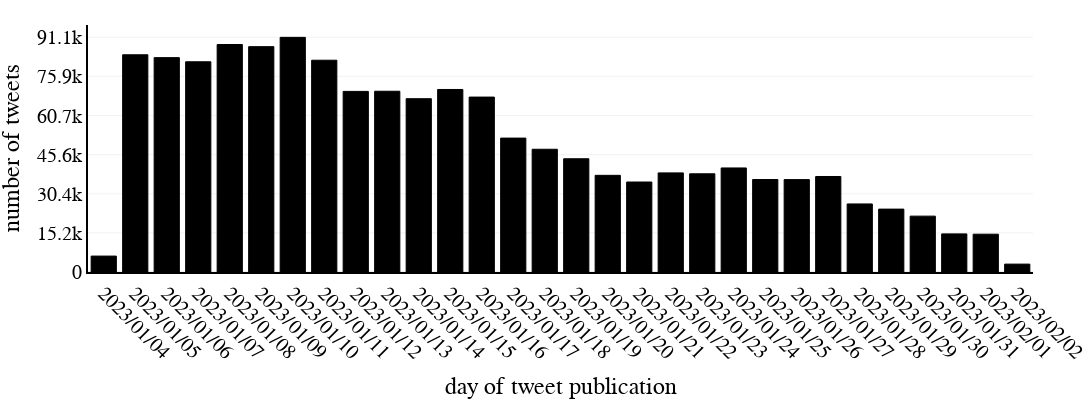

Notebook cell for this chart:
### Code cell
yDtick_temp = 5
while df_temp.iloc[:,1].max()//yDtick_temp > 5:
    yDtick_temp+=5

xDtick_temp = 1
while len(df_temp.iloc[:,0])//xDtick_temp > 1:
    xDtick_temp+=1
# xDtick_temp = 1000000
df_temp['date_new'] = df_temp['date_new'].astype(str)

xDtick_temp = 1
fig_temp = wykres(df_temp,'Number of posts', 'day of tweet publication','number of tweets',logX=False,logY=False, angle=45, heightG=400, xDTick=xDtick_temp, yDTick=yDtick_temp)

with open(exportPath + "figWeeklyTweets.txt", 'w') as text_file:
    text_file.write(str(fig_temp.to_json()))

### Figure 1 — Plotly figure (JSON) as saved in the notebook; plotly's stock layout.template omitted (floating-point values rounded to 4 significant figures)
{"data": [{"alignmentgroup": "True", "hovertemplate": "day of tweet publication=%{x}<br>number of tweets=%{y}<extra></extra>", "legendgroup": "", "marker": {"color": "rgb(0,0,0)", "line": {"color": "rgb(0,0,0)", "width": 1}, "pattern": {"shape": ""}}, "name": "", "offsetgroup": "", "orientation": "v", "showlegend": false, "textposition": "auto", "type": "bar", "x": ["2023/01/04", "2023/01/05", "2023/01/06", "2023/01/07", "2023/01/08", "2023/01/09", "2023/01/10", "2023/01/11", "2023/01/12", "2023/01/13", "2023/01/14", "2023/01/15", "2023/01/16", "2023/01/17", "2023/01/18", "2023/01/19", "2023/01/20", "2023/01/21", "2023/01/22", "2023/01/23", "2023/01/24", "2023/01/25", "2023/01/26", "2023/01/27", "2023/01/28", "2023/01/29", "2023/01/30", "2023/01/31", "2023/02/01", "2023/02/02"], "xaxis": "x", "y": [6178, 84316, 83204, 81592, 88304, 87472, 91080, 82199, 70102, 70164, 67267, 70848, 67892, 51972, 47640, 43958, 37524, 34927, 38472, 38115, 40391, 35895, 35859, 37074, 26414, 24409, 21681, 14795, 14675, 3057], "yaxis": "y"}], "layout": {"barmode": "relative", "font": {"color": "black", "family": "Times New Roman.", "size": 20}, "height": 400, "legend": {"tracegroupgap": 0}, "margin": {"b": 5, "l": 55, "r": 5, "t": 25}, "paper_bgcolor": "white", "width": 2000, "xaxis": {"anchor": "y", "automargin": true, "domain": [0, 1], "dtick": 1, "linecolor": "black", "linewidth": 2, "showline": true, "showticklabels": true, "tickangle": 45, "tickmode": "array", "ticktext": ["2023/01/04", "2023/01/05", "2023/01/06", "2023/01/07", "2023/01/08", "2023/01/09", "2023/01/10", "2023/01/11", "2023/01/12", "2023/01/13", "2023/01/14", "2023/01/15", "2023/01/16", "2023/01/17", "2023/01/18", "2023/01/19", "2023/01/20", "2023/01/21", "2023/01/22", "2023/01/23", "2023/01/24", "2023/01/25", "2023/01/26", "2023/01/27", "2023/01/28", "2023/01/29", "2023/01/30", "2023/01/31", "2023/02/01", "2023/02/02"], "tickvals": [0, 1, 2, 3, 4, 5, 6, 7, 8, 9, 10, 11, 12, 13, 14, 15, 16, 17, 18, 19, 20, 21, 22, 23, 24, 25, 26, 27, 28, 29, 30, 31, 32, 33, 34, 35, 36, 37, 38, 39], "title": {"font": {"family": "Times New Roman"}, "text": "day of tweet publication"}}, "yaxis": {"anchor": "x", "automargin": true, "domain": [0, 1], "dtick": 15185, "gridcolor": "grey", "gridwidth": 0.1, "linecolor": "black", "linewidth": 2, "showgrid": true, "showline": true, "tick0": 0, "tickmode": "linear", "title": {"font": {"family": "Times New Roman"}, "text": "number of tweets"}}}}
